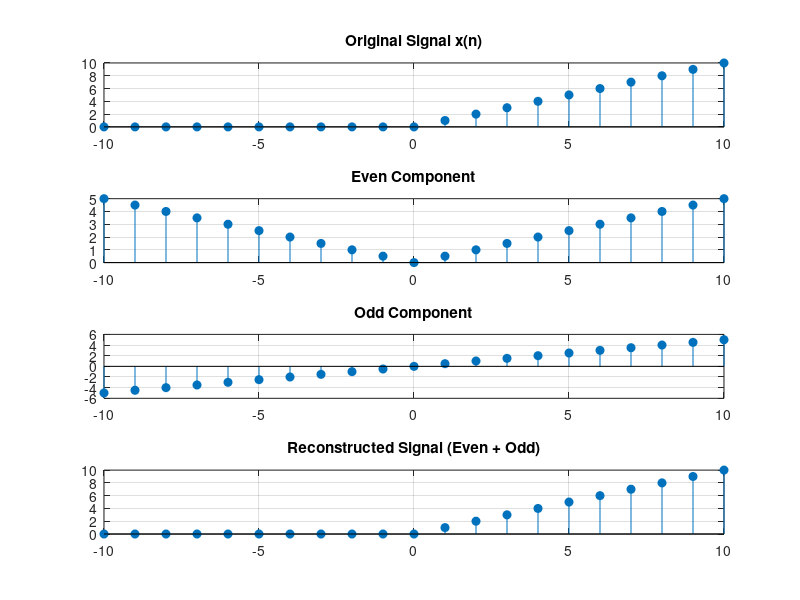

Write MATLAB code to recreate this figure.
clc;
clear;
close all;

n = -10:10;
x = n .* (n>=0);   % Example: ramp (one-sided)

% Flip signal
x_neg = fliplr(x);

% Even and Odd parts
x_even = (x + x_neg)/2;
x_odd  = (x - x_neg)/2;

% Verification
x_reconstructed = x_even + x_odd;

figure;

subplot(4,1,1);
stem(n, x, 'filled');
title('Original Signal x(n)');
grid on;

subplot(4,1,2);
stem(n, x_even, 'filled');
title('Even Component');
grid on;

subplot(4,1,3);
stem(n, x_odd, 'filled');
title('Odd Component');
grid on;

subplot(4,1,4);
stem(n, x_reconstructed, 'filled');
title('Reconstructed Signal (Even + Odd)');
grid on;
